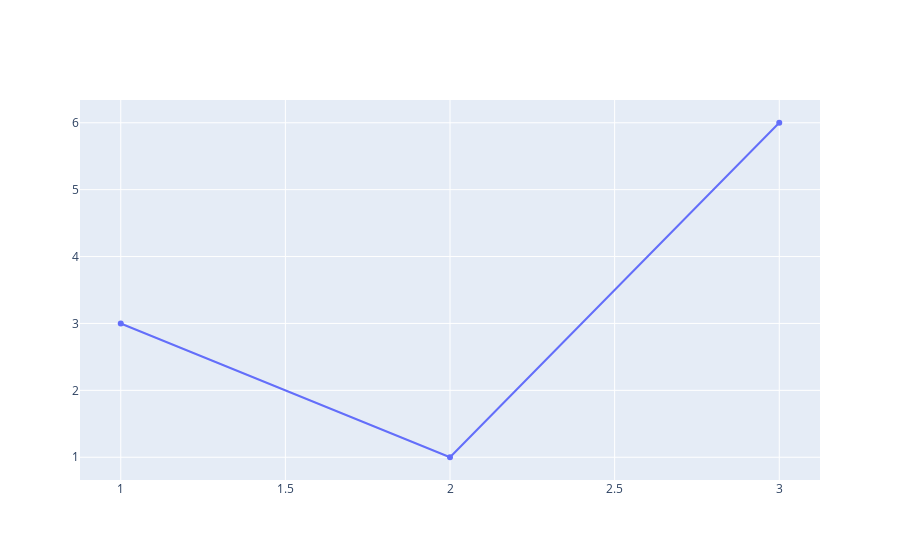

Here is the notebook cell this chart was saved with:
### Markdown cell above
- 2 numeric variables with 1-1 mapping, i.e in situations where we have 1 y value corresponding to 1 x value

### Code cell
x=[1, 2, 3]
y=[3, 1, 6]
iplot([go.Scatter(x=x,
                  y=y,
                  text = [str(i) for i in (zip(x,y))],textposition = 'top center')
      ])

### Figure 1 — Plotly figure (JSON) as saved in the notebook; plotly's stock layout.template omitted (floating-point values rounded to 4 significant figures)
{"data": [{"text": ["(1, 3)", "(2, 1)", "(3, 6)"], "textposition": "top center", "type": "scatter", "x": [1, 2, 3], "y": [3, 1, 6]}], "layout": {}}
